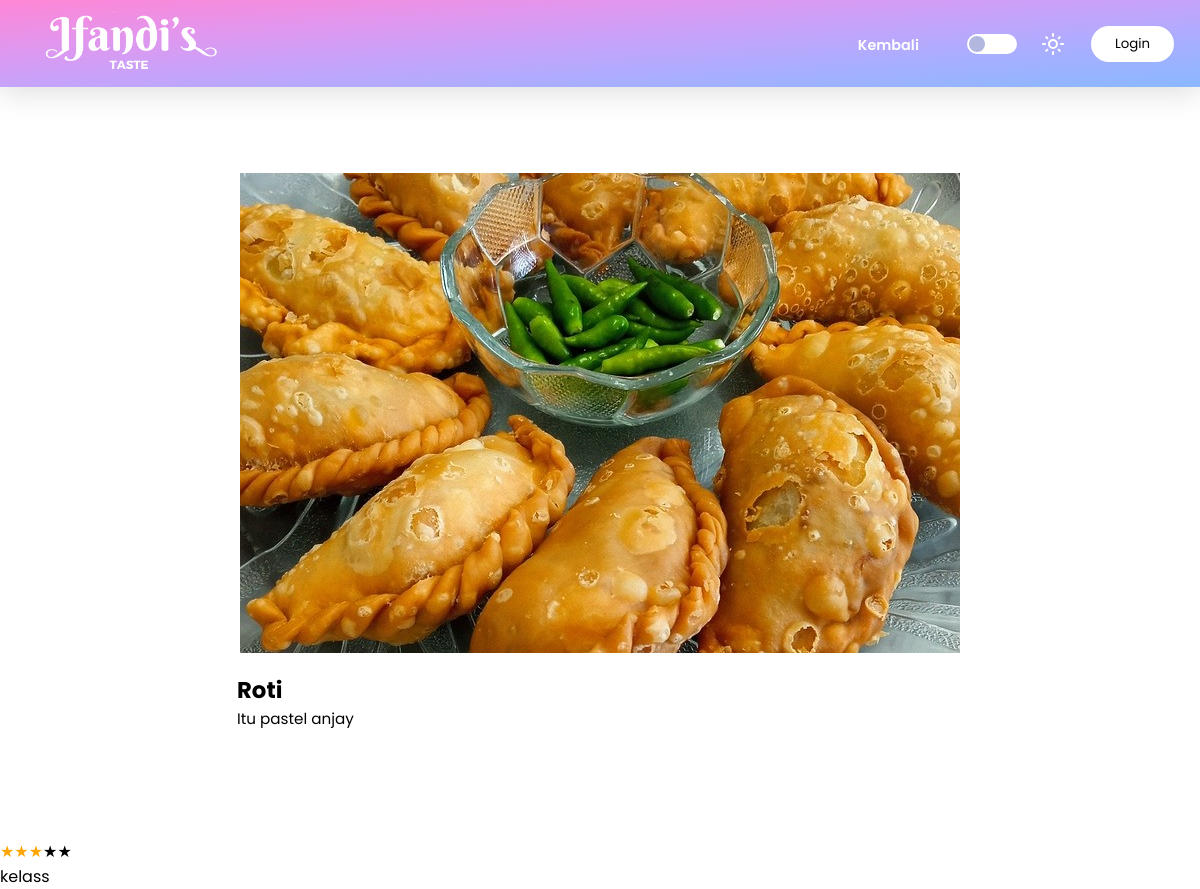
Page /views/resep.php?id=3 on the committed database.
### tables this page shows
CREATE TABLE `resep` (
  `id_resep` int(11) NOT NULL,
  `uid` int(11) NOT NULL,
  `nama_resep` varchar(255) NOT NULL,
  `deskripsi` varchar(255) NOT NULL,
  `instruksi` varchar(255) NOT NULL,
  `bahan` varchar(255) NOT NULL,
  `gambar` varchar(255) NOT NULL
);

CREATE TABLE `rating` (
  `id_rating` int(11) NOT NULL,
  `uid` int(11) NOT NULL,
  `id_resep` int(11) NOT NULL,
  `rating` int(1) NOT NULL,
  `komentar` varchar(255) NOT NULL
);

### views/resep.php (the view, shortened to what this page needs)
<?php
require "../include/connect.php";
$id = $_GET['id'];
$navText = "Login";
$result = mysqli_query($conn, "SELECT * FROM resep WHERE id_resep = '$id'");
$resep = [];
while ($row = mysqli_fetch_assoc($result)) {
    $resep[] = $row;
}
$query = "SELECT r.rating, r.komentar FROM rating r INNER JOIN resep on r.id_resep = resep.id_resep WHERE r.id_resep = '$id'";
$result = mysqli_query($conn, $query);
$komentar = [];
while ($row = mysqli_fetch_assoc($result)) {
    $komentar[] = $row;
}
?>
<!DOCTYPE html>
<html lang="en">
<head>
    <link rel="stylesheet" href="../styles/style.css">
    <link rel="stylesheet" href="../styles/rating.css">
    <link rel="stylesheet" href="https://cdnjs.cloudflare.com/ajax/libs/font-awesome/5.15.3/css/all.min.css"/>
</head>
<body>
    <header id="home">
        <nav class="navbar shadow" id="navbar">
            <div>
                <a href="index.php"><img src="../assets/ifandi.png" alt="logo" class="webicon" id="webicon"></a>
            </div>
            <ul class="menu" id="menu">
                <li><a class="navitems" href="list_resep.php">Kembali</a></li>
                <div class="menumode">
                    <input type="checkbox" class="nightmode" id="nightmode" onclick="mode()">
                </div>
                <?php
                    if (isset($_SESSION['username']) or isset($_SESSION['admin'])) {
                        echo "<h3>$navText</h3>";
                        echo "<a href='logout.php'><button type='button' class='btn-login'>Logout</button></a>";
                    } else {
                        echo "<a href='login.php'><button type='button' class='btn-login'>$navText</button></a>";
                    }
                ?>
            </ul>
        </nav>
        <section>
            <div class="isi1 isi-resep">
                <?php $i = 1; foreach ($resep as $rsp) :?>
                <img src="../assets/uploadedImg/<?php echo $rsp['gambar']; ?>" alt="" class="gambarResep">
                <div class="konten-isi1">
                    <div class="card-text resep-inside">
                        <h2><?php echo $rsp['nama_resep']; ?> </h2>
                        <p><?php echo $rsp['deskripsi']; ?></p>
                    </div>
                <?php $i++; endforeach; ?>
                </div>
            </div>
        </section>
        <div>
            <?php foreach ($komentar as $kmn) : ?>
                <?php
                    $averageRating = $kmn['rating'];
                    for ($j = 0; $j < 5; $j++) {
                    $starClass = ($j < $averageRating) ? 'star' : 'empty-star';
                    echo '<span class="' . $starClass . '">&#9733</span>';
                    }
                ?>
                <p><?php echo $kmn['komentar']; ?></p>
            <?php endforeach; ?>
        </div>
    </header>
</body>
</html>

### styles/style.css (style rules this page uses)
* { padding: 0; margin: 0; box-sizing: border-box; font-family: 'Poppins', 'Arial'; scroll-behavior: smooth; transition: .5s ease-in-out; }
body { --primary-color: white; --secondary-color: #202020; --alpha-color: rgba(0, 0, 0, 0.322); --text: black; --accent: #B1B7DF; --gradient: radial-gradient(circle, rgba(238,174,202,1) 0%, rgba(148,187,233,1) 100%); --accent-color: orange; max-width: 100%; background-color: var(--primary-color); }
.webicon { height: 10vh; }
.navbar { background: var(--accent-color); overflow: hidden; position: sticky; display: flex; justify-content: space-between; align-items: center; padding: 0vh 2vw; top: 0; box-shadow: rgba(100, 100, 111, 0.2) 0px 7px 29px 0px; z-index: 9999; }
.navbar ul { list-style: none; gap: 2vw; align-items: center; }
.navbar ul li a { display: block; color: var(--primary-color); text-decoration: none; font-weight: 600; border-top: 3px solid transparent; padding: 5% 2vw; transition: all 0.35s ease; font-size: 90%; }
.menumode { display: flex; align-items: center; gap: 2vw; justify-content: center; }
.menu { display: flex; }
#light { filter: invert(100%); }
.nightmode { position: relative; width: 50px; height: 20px; appearance: none; outline: none; background-color: white; border-radius: 10px; cursor: pointer; }
.nightmode::before { content: ''; position: absolute; width: 16px; height: 16px; background: var(--accent); border-radius: 50%; top: 2px; left: 2px; transition: .5s ease-in-out; }
.btn-login { cursor: pointer; padding: 1vh 2vw; border-radius: 20px; color: var(--text); background-color: transparent; border: 2px solid transparent; box-shadow: inset 300px 0 0 0 var(--primary-color); transition: all 0.55s ease; }
.isi1 { color: white; height: 94vh; display: flex; background: linear-gradient(rgba(0,0,0,0.5),rgba(0,0,0,1)),url(../assets/foodphoto.jpg); background-size: cover ; padding: 1vh 5vw; padding-bottom: 4vh; font-size: 95%; align-items: center; text-align: center; justify-content: center; }
.konten-isi1 { width: 70%; display: flex; flex-direction: column; gap: 3vh; }
.isi1 img { height: 88vh; }
.shadow { box-shadow: rgba(100, 100, 111, 0.2) 0px 7px 29px 0px; }
.card-text { text-align: justify; padding: 0px 15px 0px 15px; }
.star { color: orange; }
.gambarResep { width: 60vw !important; height: 60vh !important; object-fit: cover; }
.isi-resep { flex-direction: column; gap: 20px; background: var(--primary-color); }
.resep-inside { color: var(--text); }

### styles/rating.css (style rules this page uses)
* { padding: 0; margin: 0; box-sizing: border-box; font-family: 'Poppins', 'Arial'; scroll-behavior: smooth; transition: .5s ease-in-out; }
body { --primary-color: white; --secondary-color: #202020; --alpha-color: rgba(0, 0, 0, 0.322); --text: black; --accent: #B1B7DF; --gradient: radial-gradient(circle, rgba(238,174,202,1) 0%, rgba(148,187,233,1) 100%); max-width: 100%; background-color: var(--primary-color); }
.webicon { height: 10vh; }
.navbar { background: rgb(238,174,202); background: linear-gradient(to left top, #8ab8ff, #a6afff, #c6a3fb, #e495ec, #ff86d5); overflow: hidden; position: sticky; display: flex; justify-content: space-between; align-items: center; padding: 0vh 2vw; top: 0; box-shadow: rgba(100, 100, 111, 0.2) 0px 7px 29px 0px; z-index: 9999; }
.navbar ul { list-style: none; gap: 2vw; align-items: center; }
.navbar ul li a { display: block; color: var(--primary-color); text-decoration: none; font-weight: 600; border-top: 3px solid transparent; padding: 5% 2vw; transition: all 0.35s ease; font-size: 90%; }
.menumode { display: flex; align-items: center; gap: 2vw; justify-content: center; }
.menu { display: flex; }
#light { filter: invert(100%); }
.nightmode { position: relative; width: 50px; height: 20px; appearance: none; outline: none; background-color: white; border-radius: 10px; cursor: pointer; }
.nightmode::before { content: ''; position: absolute; width: 16px; height: 16px; background: var(--accent); border-radius: 50%; top: 2px; left: 2px; transition: .5s ease-in-out; }
.btn-login { cursor: pointer; padding: 1vh 2vw; border-radius: 20px; color: var(--text); background-color: transparent; border: 2px solid transparent; box-shadow: inset 300px 0 0 0 var(--primary-color); transition: all 0.55s ease; }

### rows in the picture
resep: gambar (picture), nama_resep "Roti", deskripsi "Itu pastel anjay"
rating: komentar "kelass"

### other values in the picture
$navText "Login"
